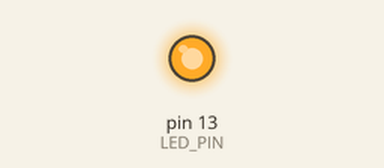
Recording of a sketch running on a simulated Arduino Uno, built with avr-gcc and run on an emulated ATmega328P. Shown: output pins drawn as LEDs (lit = HIGH).

Above: at 0.8 s.
At 3.9 s:
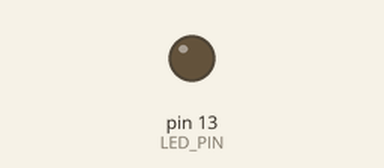
Timing chart, 0 to 5.1 s (numbered marks = the images above):
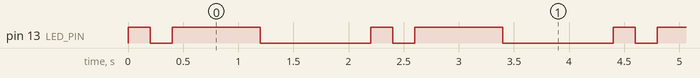

Measured:
- by itself, pin 13 (LED_PIN): repeats every 2.2 s: LOW 0.20 s, HIGH 0.80 s, LOW 1.0 s, HIGH 0.20 s
- by itself, everything shown: repeats every 2.2 s, in 4 steps

The sketch:

Challenge02_FlashPattern.ino
```cpp
// Complete example solution for Lesson01, challenge 02.
const int LED_PIN = LED_BUILTIN;
void setup() {
  pinMode(LED_PIN, OUTPUT);
}
void loop() {
  digitalWrite(LED_PIN, HIGH);
  delay(200);
  digitalWrite(LED_PIN, LOW);
  delay(200);
  digitalWrite(LED_PIN, HIGH);
  delay(800);
  digitalWrite(LED_PIN, LOW);
  delay(1000);
}
```
